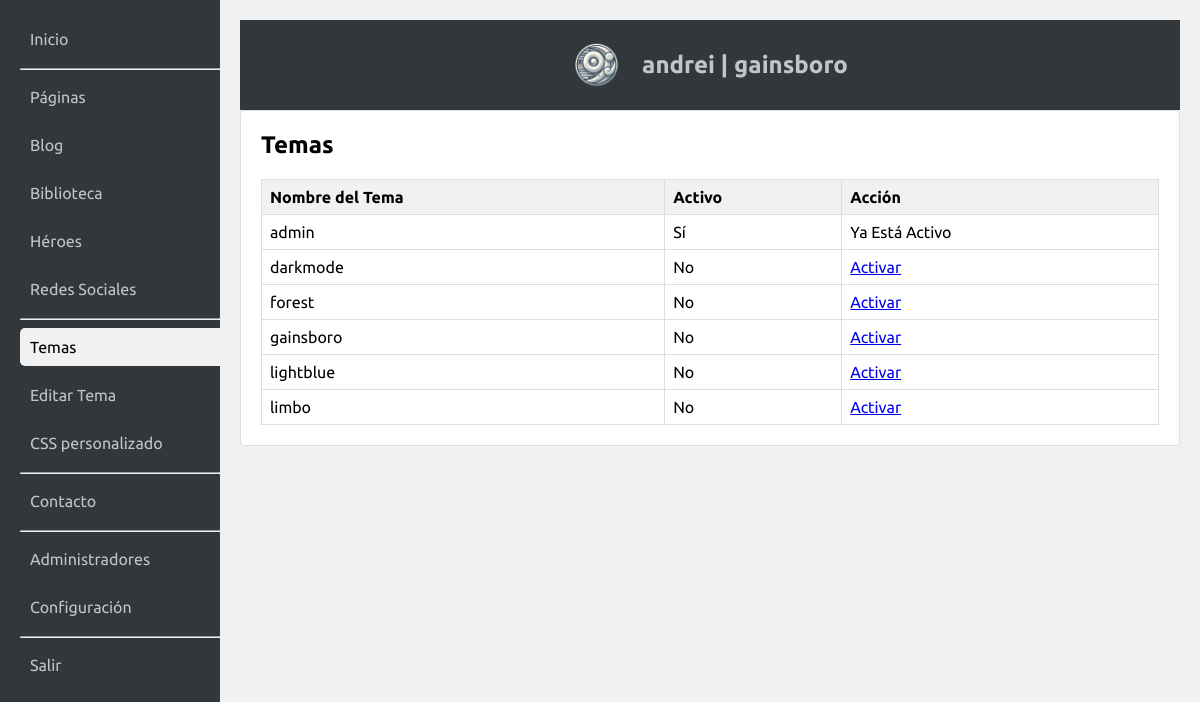
Page /admin/index.php?action=list_themes (signed in) on the committed database.
### tables this page shows
CREATE TABLE config (
    id INTEGER PRIMARY KEY AUTOINCREMENT,
    key TEXT UNIQUE NOT NULL,
    value TEXT NOT NULL
);

### admin/index.php (called while the page is built, shortened)
<?php
require_once 'admin.php';

### admin/funciones/obtenertemas.php (called while the page is built)
<?php
function getAvailableThemes() {
    $themeFiles = glob('../css/*.css');
    $themes = [];
    if ($themeFiles !== false) {
        foreach ($themeFiles as $filePath) {
            $themes[] = pathinfo($filePath, PATHINFO_FILENAME);
        }
    }
    return $themes;
}
?>

### admin/acciones/listartemas.php (the view, shortened to what this page needs)
<?php
	$themes = getAvailableThemes();
        $activeTheme = $db->querySingle("SELECT value FROM config WHERE key='active_theme'");
        $html = "<h2>Temas</h2>";
        $html .= "<table class='admin-table'>
                    <tr><th>Nombre del Tema</th><th>Activo</th><th>Acción</th></tr>";
        foreach ($themes as $tName) {
            $isActive = ($tName === $activeTheme) ? 'Sí' : 'No';
            $html .= "<tr>
                        <td>$tName</td>
                        <td>$isActive</td>
                        <td>";
            if ($isActive === 'No') {
                $html .= "<a href='?action=activate_theme&theme=$tName'>Activar</a>";
            } else {
                $html .= "Ya Está Activo";
            }
            $html .= "</td>
                      </tr>";
        }
        $html .= "</table>";
?>

### admin/admin.css (style rules this page uses)
body { font-family: Ubuntu, sans-serif; margin: 0; padding: 0; background-color: #f1f1f1; display: flex; justify-content: center; align-items: center; height: 100vh; }
.admin-section h2 { margin-top: 0; }
.admin-table { width: 100%; border-collapse: collapse; margin-top: 20px; }
.admin-table th, .admin-table td { border: 1px solid #ddd; padding: 8px; text-align: left; }
.admin-table th { background-color: #f1f1f1; }

### rows in the picture
config: value "Sí", value "Ya Está Activo", value "No"

### other values in the picture
$tName "admin"
$tName "darkmode"
$tName "forest"
$tName "gainsboro"
$tName "lightblue"
$tName "limbo"
